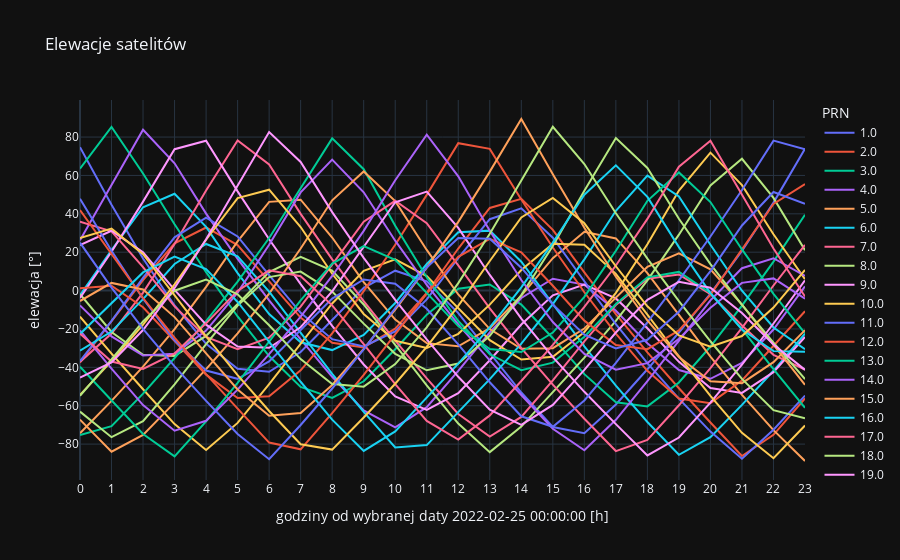

Source (notebook cell):
### Code cell
fig = px.line(eledf, x='h', y='el', color='PRN',title='Elewacje satelitów', labels={'h':'godziny od wybranej daty ' + str(date(*DATA[0:3])) + ' ' + str(time(*DATA[3:])) + ' [h]','el':'elewacja [°]'}, template='plotly_dark')
fig.update_layout(hovermode="closest", xaxis = dict(tickmode = 'linear', tick0=0, dtick=1))
fig.update_xaxes(showspikes=True)
fig.show()

### Figure 1 — Plotly figure (JSON) as saved in the notebook; plotly's stock layout.template omitted (floating-point values rounded to 4 significant figures)
{"data": [{"hovertemplate": "PRN=1.0<br>godziny od wybranej daty 2022-02-25 00:00:00 [h]=%{x}<br>elewacja [°]=%{y}<extra></extra>", "legendgroup": "1.0", "line": {"color": "#636efa", "dash": "solid"}, "marker": {"symbol": "circle"}, "mode": "lines", "name": "1.0", "orientation": "v", "showlegend": true, "type": "scatter", "x": [0, 1, 2, 3, 4, 5, 6, 7, 8, 9, 10, 11, 12, 13, 14, 15, 16, 17, 18, 19, 20, 21, 22, 23], "xaxis": "x", "y": [74.72, 44.76, 16.74, -7.741, -27.76, -40.76, -42.32, -32.03, -15.35, 1.431, 10.36, 4.863, -11.77, -32.41, -53.13, -71.09, -74.37, -59.34, -41.02, -21.85, -1.586, 20.65, 45.85, 73.95], "yaxis": "y"}, {"hovertemplate": "PRN=2.0<br>godziny od wybranej daty 2022-02-25 00:00:00 [h]=%{x}<br>elewacja [°]=%{y}<extra></extra>", "legendgroup": "2.0", "line": {"color": "#EF553B", "dash": "solid"}, "marker": {"symbol": "circle"}, "mode": "lines", "name": "2.0", "orientation": "v", "showlegend": true, "type": "scatter", "x": [0, 1, 2, 3, 4, 5, 6, 7, 8, 9, 10, 11, 12, 13, 14, 15, 16, 17, 18, 19, 20, 21, 22, 23], "xaxis": "x", "y": [-37.43, -16.2, 5.505, 24.62, 32.88, 23.73, 4.896, -14.06, -27.23, -29.65, -19.82, -1.177, 21.92, 43.06, 47.78, 31.67, 9.444, -12.22, -32.24, -50.9, -68.76, -86.2, -75.14, -56.17], "yaxis": "y"}, {"hovertemplate": "PRN=3.0<br>godziny od wybranej daty 2022-02-25 00:00:00 [h]=%{x}<br>elewacja [°]=%{y}<extra></extra>", "legendgroup": "3.0", "line": {"color": "#00cc96", "dash": "solid"}, "marker": {"symbol": "circle"}, "mode": "lines", "name": "3.0", "orientation": "v", "showlegend": true, "type": "scatter", "x": [0, 1, 2, 3, 4, 5, 6, 7, 8, 9, 10, 11, 12, 13, 14, 15, 16, 17, 18, 19, 20, 21, 22, 23], "xaxis": "x", "y": [63.61, 85.24, 61.02, 34.57, 9.587, -13.49, -34.1, -50.19, -55.93, -47.26, -30.58, -12.56, 0.9392, 3.212, -7.275, -24.82, -43.54, -58.23, -60.34, -47.91, -29.14, -7.861, 15.06, 39.53], "yaxis": "y"}, {"hovertemplate": "PRN=4.0<br>godziny od wybranej daty 2022-02-25 00:00:00 [h]=%{x}<br>elewacja [°]=%{y}<extra></extra>", "legendgroup": "4.0", "line": {"color": "#ab63fa", "dash": "solid"}, "marker": {"symbol": "circle"}, "mode": "lines", "name": "4.0", "orientation": "v", "showlegend": true, "type": "scatter", "x": [0, 1, 2, 3, 4, 5, 6, 7, 8, 9, 10, 11, 12, 13, 14, 15, 16, 17, 18, 19, 20, 21, 22, 23], "xaxis": "x", "y": [26.27, 54.72, 83.79, 66.32, 40.12, 16.53, -5.088, -25.47, -44.92, -62.48, -71.28, -60.73, -41.88, -21.73, -3.842, 6.174, 3.108, -10.52, -27.47, -41.43, -45.96, -37.67, -20.29, 2.18], "yaxis": "y"}, {"hovertemplate": "PRN=5.0<br>godziny od wybranej daty 2022-02-25 00:00:00 [h]=%{x}<br>elewacja [°]=%{y}<extra></extra>", "legendgroup": "5.0", "line": {"color": "#FFA15A", "dash": "solid"}, "marker": {"symbol": "circle"}, "mode": "lines", "name": "5.0", "orientation": "v", "showlegend": true, "type": "scatter", "x": [0, 1, 2, 3, 4, 5, 6, 7, 8, 9, 10, 11, 12, 13, 14, 15, 16, 17, 18, 19, 20, 21, 22, 23], "xaxis": "x", "y": [-74.35, -57.49, -39.64, -20.03, 1.899, 25.67, 46.24, 47.35, 27.65, 4.414, -15.12, -27.39, -29.02, -19.57, -2.603, 16.92, 30.63, 27.17, 9.133, -12.95, -34.46, -54.37, -72.74, -88.81], "yaxis": "y"}, {"hovertemplate": "PRN=6.0<br>godziny od wybranej daty 2022-02-25 00:00:00 [h]=%{x}<br>elewacja [°]=%{y}<extra></extra>", "legendgroup": "6.0", "line": {"color": "#19d3f3", "dash": "solid"}, "marker": {"symbol": "circle"}, "mode": "lines", "name": "6.0", "orientation": "v", "showlegend": true, "type": "scatter", "x": [0, 1, 2, 3, 4, 5, 6, 7, 8, 9, 10, 11, 12, 13, 14, 15, 16, 17, 18, 19, 20, 21, 22, 23], "xaxis": "x", "y": [-2.433, 21.08, 43.43, 50.44, 33.2, 9.121, -12.25, -26.91, -31.0, -23.07, -6.473, 13.83, 30.44, 31.24, 15.04, -7.05, -29.07, -49.58, -68.48, -85.58, -76.43, -59.56, -41.8, -22.45], "yaxis": "y"}, {"hovertemplate": "PRN=7.0<br>godziny od wybranej daty 2022-02-25 00:00:00 [h]=%{x}<br>elewacja [°]=%{y}<extra></extra>", "legendgroup": "7.0", "line": {"color": "#FF6692", "dash": "solid"}, "marker": {"symbol": "circle"}, "mode": "lines", "name": "7.0", "orientation": "v", "showlegend": true, "type": "scatter", "x": [0, 1, 2, 3, 4, 5, 6, 7, 8, 9, 10, 11, 12, 13, 14, 15, 16, 17, 18, 19, 20, 21, 22, 23], "xaxis": "x", "y": [-37.19, -22.38, -1.075, 24.24, 52.13, 78.23, 65.69, 39.99, 16.25, -5.544, -26.06, -45.76, -64.3, -76.13, -65.85, -46.76, -26.48, -7.455, 6.166, 8.396, -1.834, -18.17, -33.47, -41.2], "yaxis": "y"}, {"hovertemplate": "PRN=8.0<br>godziny od wybranej daty 2022-02-25 00:00:00 [h]=%{x}<br>elewacja [°]=%{y}<extra></extra>", "legendgroup": "8.0", "line": {"color": "#B6E880", "dash": "solid"}, "marker": {"symbol": "circle"}, "mode": "lines", "name": "8.0", "orientation": "v", "showlegend": true, "type": "scatter", "x": [0, 1, 2, 3, 4, 5, 6, 7, 8, 9, 10, 11, 12, 13, 14, 15, 16, 17, 18, 19, 20, 21, 22, 23], "xaxis": "x", "y": [-1.887, -21.57, -33.48, -34.07, -23.62, -6.97, 9.651, 17.64, 10.49, -7.246, -28.3, -49.37, -69.32, -84.19, -70.89, -53.13, -34.94, -15.75, 5.346, 29.13, 54.74, 68.68, 48.29, 21.02], "yaxis": "y"}, {"hovertemplate": "PRN=9.0<br>godziny od wybranej daty 2022-02-25 00:00:00 [h]=%{x}<br>elewacja [°]=%{y}<extra></extra>", "legendgroup": "9.0", "line": {"color": "#FF97FF", "dash": "solid"}, "marker": {"symbol": "circle"}, "mode": "lines", "name": "9.0", "orientation": "v", "showlegend": true, "type": "scatter", "x": [0, 1, 2, 3, 4, 5, 6, 7, 8, 9, 10, 11, 12, 13, 14, 15, 16, 17, 18, 19, 20, 21, 22, 23], "xaxis": "x", "y": [-3.894, 20.25, 46.37, 73.69, 78.08, 51.7, 26.75, 3.412, -18.42, -38.52, -55.19, -62.19, -53.45, -36.31, -17.68, -2.463, 3.132, -4.073, -19.66, -37.13, -50.75, -53.31, -42.5, -24.2], "yaxis": "y"}, {"hovertemplate": "PRN=10.0<br>godziny od wybranej daty 2022-02-25 00:00:00 [h]=%{x}<br>elewacja [°]=%{y}<extra></extra>", "legendgroup": "10.0", "line": {"color": "#FECB52", "dash": "solid"}, "marker": {"symbol": "circle"}, "mode": "lines", "name": "10.0", "orientation": "v", "showlegend": true, "type": "scatter", "x": [0, 1, 2, 3, 4, 5, 6, 7, 8, 9, 10, 11, 12, 13, 14, 15, 16, 17, 18, 19, 20, 21, 22, 23], "xaxis": "x", "y": [-13.56, -32.9, -51.43, -69.57, -83.1, -68.96, -48.79, -27.59, -6.708, 10.3, 16.28, 7.566, -9.208, -25.8, -35.94, -34.54, -21.66, -1.16, 24.18, 52.14, 71.89, 54.96, 29.35, 5.973], "yaxis": "y"}, {"hovertemplate": "PRN=11.0<br>godziny od wybranej daty 2022-02-25 00:00:00 [h]=%{x}<br>elewacja [°]=%{y}<extra></extra>", "legendgroup": "11.0", "line": {"color": "#636efa", "dash": "solid"}, "marker": {"symbol": "circle"}, "mode": "lines", "name": "11.0", "orientation": "v", "showlegend": true, "type": "scatter", "x": [0, 1, 2, 3, 4, 5, 6, 7, 8, 9, 10, 11, 12, 13, 14, 15, 16, 17, 18, 19, 20, 21, 22, 23], "xaxis": "x", "y": [-36.75, -15.78, 6.643, 27.74, 37.98, 28.2, 8.07, -11.56, -25.33, -29.09, -21.26, -4.59, 16.88, 37.19, 42.84, 27.53, 4.855, -17.44, -37.79, -56.3, -73.49, -87.6, -72.5, -54.72], "yaxis": "y"}, {"hovertemplate": "PRN=12.0<br>godziny od wybranej daty 2022-02-25 00:00:00 [h]=%{x}<br>elewacja [°]=%{y}<extra></extra>", "legendgroup": "12.0", "line": {"color": "#EF553B", "dash": "solid"}, "marker": {"symbol": "circle"}, "mode": "lines", "name": "12.0", "orientation": "v", "showlegend": true, "type": "scatter", "x": [0, 1, 2, 3, 4, 5, 6, 7, 8, 9, 10, 11, 12, 13, 14, 15, 16, 17, 18, 19, 20, 21, 22, 23], "xaxis": "x", "y": [1.179, 2.496, -8.684, -26.14, -43.82, -55.99, -55.06, -41.59, -22.35, -0.3013, 23.86, 49.88, 76.81, 73.84, 47.48, 22.44, -0.8835, -22.48, -41.82, -56.27, -58.65, -46.85, -28.9, -10.76], "yaxis": "y"}, {"hovertemplate": "PRN=13.0<br>godziny od wybranej daty 2022-02-25 00:00:00 [h]=%{x}<br>elewacja [°]=%{y}<extra></extra>", "legendgroup": "13.0", "line": {"color": "#00cc96", "dash": "solid"}, "marker": {"symbol": "circle"}, "mode": "lines", "name": "13.0", "orientation": "v", "showlegend": true, "type": "scatter", "x": [0, 1, 2, 3, 4, 5, 6, 7, 8, 9, 10, 11, 12, 13, 14, 15, 16, 17, 18, 19, 20, 21, 22, 23], "xaxis": "x", "y": [-75.31, -70.62, -53.7, -35.15, -15.87, 4.656, 27.4, 53.17, 79.32, 63.24, 33.79, 6.965, -15.87, -33.21, -41.52, -37.54, -24.05, -7.031, 6.914, 9.735, -1.263, -20.09, -40.98, -61.07], "yaxis": "y"}, {"hovertemplate": "PRN=14.0<br>godziny od wybranej daty 2022-02-25 00:00:00 [h]=%{x}<br>elewacja [°]=%{y}<extra></extra>", "legendgroup": "14.0", "line": {"color": "#ab63fa", "dash": "solid"}, "marker": {"symbol": "circle"}, "mode": "lines", "name": "14.0", "orientation": "v", "showlegend": true, "type": "scatter", "x": [0, 1, 2, 3, 4, 5, 6, 7, 8, 9, 10, 11, 12, 13, 14, 15, 16, 17, 18, 19, 20, 21, 22, 23], "xaxis": "x", "y": [-7.757, -23.91, -33.88, -32.96, -20.88, -1.032, 23.87, 51.18, 68.27, 51.22, 26.0, 2.925, -17.59, -36.4, -54.39, -72.03, -83.21, -67.34, -47.16, -25.94, -5.061, 11.65, 16.87, 7.624], "yaxis": "y"}, {"hovertemplate": "PRN=15.0<br>godziny od wybranej daty 2022-02-25 00:00:00 [h]=%{x}<br>elewacja [°]=%{y}<extra></extra>", "legendgroup": "15.0", "line": {"color": "#FFA15A", "dash": "solid"}, "marker": {"symbol": "circle"}, "mode": "lines", "name": "15.0", "orientation": "v", "showlegend": true, "type": "scatter", "x": [0, 1, 2, 3, 4, 5, 6, 7, 8, 9, 10, 11, 12, 13, 14, 15, 16, 17, 18, 19, 20, 21, 22, 23], "xaxis": "x", "y": [-67.25, -83.95, -75.21, -58.38, -40.97, -22.35, -1.607, 21.92, 47.06, 62.07, 46.61, 21.17, -2.02, -20.06, -30.33, -30.03, -19.75, -3.66, 12.37, 19.43, 11.08, -7.341, -28.44, -49.12], "yaxis": "y"}, {"hovertemplate": "PRN=16.0<br>godziny od wybranej daty 2022-02-25 00:00:00 [h]=%{x}<br>elewacja [°]=%{y}<extra></extra>", "legendgroup": "16.0", "line": {"color": "#19d3f3", "dash": "solid"}, "marker": {"symbol": "circle"}, "mode": "lines", "name": "16.0", "orientation": "v", "showlegend": true, "type": "scatter", "x": [0, 1, 2, 3, 4, 5, 6, 7, 8, 9, 10, 11, 12, 13, 14, 15, 16, 17, 18, 19, 20, 21, 22, 23], "xaxis": "x", "y": [-31.28, -21.37, -4.428, 13.84, 24.28, 17.9, -0.587, -22.26, -43.43, -63.26, -81.73, -80.53, -63.49, -46.15, -27.65, -7.074, 16.27, 41.6, 59.94, 49.08, 23.92, -0.08813, -19.21, -30.59], "yaxis": "y"}, {"hovertemplate": "PRN=17.0<br>godziny od wybranej daty 2022-02-25 00:00:00 [h]=%{x}<br>elewacja [°]=%{y}<extra></extra>", "legendgroup": "17.0", "line": {"color": "#FF6692", "dash": "solid"}, "marker": {"symbol": "circle"}, "mode": "lines", "name": "17.0", "orientation": "v", "showlegend": true, "type": "scatter", "x": [0, 1, 2, 3, 4, 5, 6, 7, 8, 9, 10, 11, 12, 13, 14, 15, 16, 17, 18, 19, 20, 21, 22, 23], "xaxis": "x", "y": [35.94, 30.88, 12.27, -8.239, -24.15, -30.53, -24.51, -8.369, 13.53, 35.94, 46.79, 35.08, 13.12, -9.309, -30.03, -49.04, -66.82, -83.63, -77.81, -59.78, -40.37, -19.46, 2.659, 23.8], "yaxis": "y"}, {"hovertemplate": "PRN=18.0<br>godziny od wybranej daty 2022-02-25 00:00:00 [h]=%{x}<br>elewacja [°]=%{y}<extra></extra>", "legendgroup": "18.0", "line": {"color": "#B6E880", "dash": "solid"}, "marker": {"symbol": "circle"}, "mode": "lines", "name": "18.0", "orientation": "v", "showlegend": true, "type": "scatter", "x": [0, 1, 2, 3, 4, 5, 6, 7, 8, 9, 10, 11, 12, 13, 14, 15, 16, 17, 18, 19, 20, 21, 22, 23], "xaxis": "x", "y": [-63.09, -76.4, -68.04, -48.85, -27.92, -7.828, 7.033, 9.906, -0.5119, -17.22, -32.96, -41.55, -38.02, -23.56, -2.366, 23.25, 52.06, 79.51, 63.91, 37.42, 13.77, -7.425, -27.16, -46.15], "yaxis": "y"}, {"hovertemplate": "PRN=19.0<br>godziny od wybranej daty 2022-02-25 00:00:00 [h]=%{x}<br>elewacja [°]=%{y}<extra></extra>", "legendgroup": "19.0", "line": {"color": "#FF97FF", "dash": "solid"}, "marker": {"symbol": "circle"}, "mode": "lines", "name": "19.0", "orientation": "v", "showlegend": true, "type": "scatter", "x": [0, 1, 2, 3, 4, 5, 6, 7, 8, 9, 10, 11, 12, 13, 14, 15, 16, 17, 18, 19, 20, 21, 22, 23], "xaxis": "x", "y": [23.75, 31.18, 19.94, 0.3885, -17.76, -29.17, -29.78, -19.11, -0.3713, 23.11, 46.01, 51.6, 32.66, 8.147, -14.57, -34.69, -52.75, -69.6, -85.9, -76.58, -58.42, -38.64, -17.15, 5.303], "yaxis": "y"}, {"hovertemplate": "PRN=20.0<br>godziny od wybranej daty 2022-02-25 00:00:00 [h]=%{x}<br>elewacja [°]=%{y}<extra></extra>", "legendgroup": "20.0", "line": {"color": "#FECB52", "dash": "solid"}, "marker": {"symbol": "circle"}, "mode": "lines", "name": "20.0", "orientation": "v", "showlegend": true, "type": "scatter", "x": [0, 1, 2, 3, 4, 5, 6, 7, 8, 9, 10, 11, 12, 13, 14, 15, 16, 17, 18, 19, 20, 21, 22, 23], "xaxis": "x", "y": [-54.38, -36.76, -17.79, 3.279, 26.48, 48.22, 52.57, 33.12, 8.757, -12.17, -26.18, -29.95, -22.55, -7.33, 10.71, 24.41, 23.92, 8.7, -12.48, -34.21, -54.86, -74.13, -87.35, -70.34], "yaxis": "y"}, {"hovertemplate": "PRN=21.0<br>godziny od wybranej daty 2022-02-25 00:00:00 [h]=%{x}<br>elewacja [°]=%{y}<extra></extra>", "legendgroup": "21.0", "line": {"color": "#636efa", "dash": "solid"}, "marker": {"symbol": "circle"}, "mode": "lines", "name": "21.0", "orientation": "v", "showlegend": true, "type": "scatter", "x": [0, 1, 2, 3, 4, 5, 6, 7, 8, 9, 10, 11, 12, 13, 14, 15, 16, 17, 18, 19, 20, 21, 22, 23], "xaxis": "x", "y": [47.81, 20.74, -4.274, -25.98, -41.68, -46.0, -36.93, -20.67, -4.146, 5.814, 3.616, -9.514, -28.02, -47.79, -65.49, -70.99, -57.27, -37.68, -16.61, 5.301, 28.18, 52.4, 78.13, 73.67], "yaxis": "y"}, {"hovertemplate": "PRN=22.0<br>godziny od wybranej daty 2022-02-25 00:00:00 [h]=%{x}<br>elewacja [°]=%{y}<extra></extra>", "legendgroup": "22.0", "line": {"color": "#EF553B", "dash": "solid"}, "marker": {"symbol": "circle"}, "mode": "lines", "name": "22.0", "orientation": "v", "showlegend": true, "type": "scatter", "x": [0, 1, 2, 3, 4, 5, 6, 7, 8, 9, 10, 11, 12, 13, 14, 15, 16, 17, 18, 19, 20, 21, 22, 23], "xaxis": "x", "y": [41.95, 18.8, -3.87, -24.52, -43.5, -61.49, -79.22, -82.7, -63.86, -43.96, -22.98, -1.546, 17.57, 26.98, 19.95, 2.539, -15.67, -28.37, -30.55, -20.78, -2.271, 21.24, 45.11, 55.48], "yaxis": "y"}, {"hovertemplate": "PRN=23.0<br>godziny od wybranej daty 2022-02-25 00:00:00 [h]=%{x}<br>elewacja [°]=%{y}<extra></extra>", "legendgroup": "23.0", "line": {"color": "#00cc96", "dash": "solid"}, "marker": {"symbol": "circle"}, "mode": "lines", "name": "23.0", "orientation": "v", "showlegend": true, "type": "scatter", "x": [0, 1, 2, 3, 4, 5, 6, 7, 8, 9, 10, 11, 12, 13, 14, 15, 16, 17, 18, 19, 20, 21, 22, 23], "xaxis": "x", "y": [-39.66, -57.33, -74.74, -86.38, -68.12, -48.09, -26.85, -5.128, 14.09, 23.22, 16.06, -0.959, -18.51, -30.46, -32.0, -21.9, -3.252, 20.78, 46.78, 61.57, 46.14, 21.44, -1.691, -22.24], "yaxis": "y"}, {"hovertemplate": "PRN=24.0<br>godziny od wybranej daty 2022-02-25 00:00:00 [h]=%{x}<br>elewacja [°]=%{y}<extra></extra>", "legendgroup": "24.0", "line": {"color": "#ab63fa", "dash": "solid"}, "marker": {"symbol": "circle"}, "mode": "lines", "name": "24.0", "orientation": "v", "showlegend": true, "type": "scatter", "x": [0, 1, 2, 3, 4, 5, 6, 7, 8, 9, 10, 11, 12, 13, 14, 15, 16, 17, 18, 19, 20, 21, 22, 23], "xaxis": "x", "y": [-20.81, -40.69, -59.7, -73.0, -67.84, -51.6, -33.13, -13.53, 7.609, 31.12, 57.49, 81.2, 59.56, 31.15, 5.508, -16.36, -33.05, -41.25, -37.81, -25.13, -8.993, 4.014, 6.353, -4.205], "yaxis": "y"}, {"hovertemplate": "PRN=25.0<br>godziny od wybranej daty 2022-02-25 00:00:00 [h]=%{x}<br>elewacja [°]=%{y}<extra></extra>", "legendgroup": "25.0", "line": {"color": "#FFA15A", "dash": "solid"}, "marker": {"symbol": "circle"}, "mode": "lines", "name": "25.0", "orientation": "v", "showlegend": true, "type": "scatter", "x": [0, 1, 2, 3, 4, 5, 6, 7, 8, 9, 10, 11, 12, 13, 14, 15, 16, 17, 18, 19, 20, 21, 22, 23], "xaxis": "x", "y": [-5.439, 3.992, 0.5587, -13.83, -32.76, -51.56, -65.23, -63.82, -49.21, -30.42, -9.957, 11.97, 35.81, 62.0, 89.42, 60.67, 32.78, 7.204, -15.57, -34.68, -47.3, -48.23, -37.27, -20.63], "yaxis": "y"}, {"hovertemplate": "PRN=26.0<br>godziny od wybranej daty 2022-02-25 00:00:00 [h]=%{x}<br>elewacja [°]=%{y}<extra></extra>", "legendgroup": "26.0", "line": {"color": "#19d3f3", "dash": "solid"}, "marker": {"symbol": "circle"}, "mode": "lines", "name": "26.0", "orientation": "v", "showlegend": true, "type": "scatter", "x": [0, 1, 2, 3, 4, 5, 6, 7, 8, 9, 10, 11, 12, 13, 14, 15, 16, 17, 18, 19, 20, 21, 22, 23], "xaxis": "x", "y": [-22.64, -6.761, 9.459, 17.69, 11.24, -5.95, -26.69, -47.51, -67.27, -83.56, -73.41, -56.02, -38.1, -19.16, 1.633, 24.98, 49.96, 65.24, 48.84, 22.64, -1.345, -20.33, -31.55, -31.86], "yaxis": "y"}, {"hovertemplate": "PRN=27.0<br>godziny od wybranej daty 2022-02-25 00:00:00 [h]=%{x}<br>elewacja [°]=%{y}<extra></extra>", "legendgroup": "27.0", "line": {"color": "#FF6692", "dash": "solid"}, "marker": {"symbol": "circle"}, "mode": "lines", "name": "27.0", "orientation": "v", "showlegend": true, "type": "scatter", "x": [0, 1, 2, 3, 4, 5, 6, 7, 8, 9, 10, 11, 12, 13, 14, 15, 16, 17, 18, 19, 20, 21, 22, 23], "xaxis": "x", "y": [-22.47, -36.95, -40.86, -32.72, -17.07, -0.1212, 10.54, 7.494, -7.681, -27.87, -48.7, -67.93, -77.6, -65.04, -47.11, -28.29, -8.493, 13.06, 37.36, 64.53, 78.09, 50.35, 21.96, -3.091], "yaxis": "y"}, {"hovertemplate": "PRN=29.0<br>godziny od wybranej daty 2022-02-25 00:00:00 [h]=%{x}<br>elewacja [°]=%{y}<extra></extra>", "legendgroup": "29.0", "line": {"color": "#B6E880", "dash": "solid"}, "marker": {"symbol": "circle"}, "mode": "lines", "name": "29.0", "orientation": "v", "showlegend": true, "type": "scatter", "x": [0, 1, 2, 3, 4, 5, 6, 7, 8, 9, 10, 11, 12, 13, 14, 15, 16, 17, 18, 19, 20, 21, 22, 23], "xaxis": "x", "y": [-54.81, -35.84, -16.1, -0.07206, 5.76, -1.929, -18.09, -35.7, -48.7, -50.06, -38.32, -19.16, 3.879, 29.64, 57.42, 85.38, 65.97, 40.31, 16.64, -5.462, -26.41, -46.04, -62.32, -66.51], "yaxis": "y"}, {"hovertemplate": "PRN=30.0<br>godziny od wybranej daty 2022-02-25 00:00:00 [h]=%{x}<br>elewacja [°]=%{y}<extra></extra>", "legendgroup": "30.0", "line": {"color": "#FF97FF", "dash": "solid"}, "marker": {"symbol": "circle"}, "mode": "lines", "name": "30.0", "orientation": "v", "showlegend": true, "type": "scatter", "x": [0, 1, 2, 3, 4, 5, 6, 7, 8, 9, 10, 11, 12, 13, 14, 15, 16, 17, 18, 19, 20, 21, 22, 23], "xaxis": "x", "y": [-45.3, -37.45, -20.58, 1.371, 26.7, 54.54, 82.59, 67.0, 40.89, 17.07, -4.844, -25.45, -44.93, -62.11, -70.0, -59.6, -41.32, -21.86, -4.791, 4.551, 1.453, -11.7, -28.06, -41.33], "yaxis": "y"}, {"hovertemplate": "PRN=31.0<br>godziny od wybranej daty 2022-02-25 00:00:00 [h]=%{x}<br>elewacja [°]=%{y}<extra></extra>", "legendgroup": "31.0", "line": {"color": "#FECB52", "dash": "solid"}, "marker": {"symbol": "circle"}, "mode": "lines", "name": "31.0", "orientation": "v", "showlegend": true, "type": "scatter", "x": [0, 1, 2, 3, 4, 5, 6, 7, 8, 9, 10, 11, 12, 13, 14, 15, 16, 17, 18, 19, 20, 21, 22, 23], "xaxis": "x", "y": [27.42, 32.33, 19.01, -2.17, -23.86, -44.1, -62.75, -80.11, -82.86, -66.16, -48.53, -29.32, -7.97, 15.43, 38.09, 48.23, 35.05, 12.68, -8.206, -23.39, -29.26, -23.69, -8.859, 10.73], "yaxis": "y"}, {"hovertemplate": "PRN=32.0<br>godziny od wybranej daty 2022-02-25 00:00:00 [h]=%{x}<br>elewacja [°]=%{y}<extra></extra>", "legendgroup": "32.0", "line": {"color": "#636efa", "dash": "solid"}, "marker": {"symbol": "circle"}, "mode": "lines", "name": "32.0", "orientation": "v", "showlegend": true, "type": "scatter", "x": [0, 1, 2, 3, 4, 5, 6, 7, 8, 9, 10, 11, 12, 13, 14, 15, 16, 17, 18, 19, 20, 21, 22, 23], "xaxis": "x", "y": [24.97, 1.557, -19.99, -39.46, -57.46, -74.73, -87.89, -70.04, -51.03, -30.68, -9.142, 12.06, 27.35, 27.06, 11.92, -7.228, -22.94, -30.14, -25.66, -11.01, 10.13, 33.94, 51.4, 45.28], "yaxis": "y"}], "layout": {"hovermode": "closest", "legend": {"title": {"text": "PRN"}, "tracegroupgap": 0}, "title": {"text": "Elewacje satelitów"}, "xaxis": {"anchor": "y", "domain": [0, 1], "dtick": 1, "showspikes": true, "tick0": 0, "tickmode": "linear", "title": {"text": "godziny od wybranej daty 2022-02-25 00:00:00 [h]"}}, "yaxis": {"anchor": "x", "domain": [0, 1], "title": {"text": "elewacja [°]"}}}}
